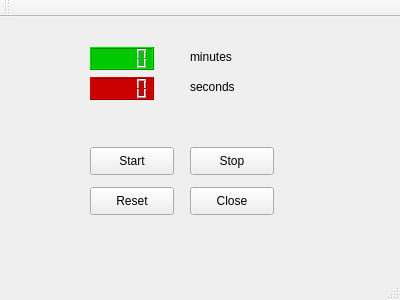
<?xml version="1.0" encoding="UTF-8"?>
<ui version="4.0">
 <class>MainWindow</class>
 <widget class="QMainWindow" name="MainWindow">
  <property name="geometry">
   <rect>
    <x>0</x>
    <y>0</y>
    <width>400</width>
    <height>300</height>
   </rect>
  </property>
  <property name="windowTitle">
   <string>MainWindow</string>
  </property>
  <widget class="QWidget" name="centralWidget">
   <widget class="QLCDNumber" name="lcdNumberMin">
    <property name="geometry">
     <rect>
      <x>90</x>
      <y>30</y>
      <width>64</width>
      <height>23</height>
     </rect>
    </property>
    <property name="styleSheet">
     <string notr="true">background-color: rgb(0,200,0)</string>
    </property>
   </widget>
   <widget class="QLCDNumber" name="lcdNumberSec">
    <property name="geometry">
     <rect>
      <x>90</x>
      <y>60</y>
      <width>64</width>
      <height>23</height>
     </rect>
    </property>
    <property name="styleSheet">
     <string notr="true">background: rgb(200,0,0)</string>
    </property>
   </widget>
   <widget class="QLabel" name="label">
    <property name="geometry">
     <rect>
      <x>190</x>
      <y>30</y>
      <width>63</width>
      <height>20</height>
     </rect>
    </property>
    <property name="text">
     <string>minutes</string>
    </property>
   </widget>
   <widget class="QLabel" name="label_2">
    <property name="geometry">
     <rect>
      <x>190</x>
      <y>60</y>
      <width>63</width>
      <height>20</height>
     </rect>
    </property>
    <property name="text">
     <string>seconds</string>
    </property>
   </widget>
   <widget class="QPushButton" name="startButton">
    <property name="geometry">
     <rect>
      <x>90</x>
      <y>130</y>
      <width>84</width>
      <height>28</height>
     </rect>
    </property>
    <property name="text">
     <string>Start</string>
    </property>
   </widget>
   <widget class="QPushButton" name="stopButton">
    <property name="geometry">
     <rect>
      <x>190</x>
      <y>130</y>
      <width>84</width>
      <height>28</height>
     </rect>
    </property>
    <property name="text">
     <string>Stop</string>
    </property>
   </widget>
   <widget class="QPushButton" name="resetButton">
    <property name="geometry">
     <rect>
      <x>90</x>
      <y>170</y>
      <width>84</width>
      <height>28</height>
     </rect>
    </property>
    <property name="text">
     <string>Reset</string>
    </property>
   </widget>
   <widget class="QPushButton" name="closeButton">
    <property name="geometry">
     <rect>
      <x>190</x>
      <y>170</y>
      <width>84</width>
      <height>28</height>
     </rect>
    </property>
    <property name="text">
     <string>Close</string>
    </property>
   </widget>
  </widget>
  <widget class="QMenuBar" name="menuBar">
   <property name="geometry">
    <rect>
     <x>0</x>
     <y>0</y>
     <width>400</width>
     <height>25</height>
    </rect>
   </property>
  </widget>
  <widget class="QToolBar" name="mainToolBar">
   <attribute name="toolBarArea">
    <enum>TopToolBarArea</enum>
   </attribute>
   <attribute name="toolBarBreak">
    <bool>false</bool>
   </attribute>
  </widget>
  <widget class="QStatusBar" name="statusBar"/>
 </widget>
 <layoutdefault spacing="6" margin="11"/>
 <resources/>
 <connections>
  <connection>
   <sender>closeButton</sender>
   <signal>clicked()</signal>
   <receiver>MainWindow</receiver>
   <slot>close()</slot>
   <hints>
    <hint type="sourcelabel">
     <x>245</x>
     <y>233</y>
    </hint>
    <hint type="destinationlabel">
     <x>311</x>
     <y>234</y>
    </hint>
   </hints>
  </connection>
 </connections>
</ui>
